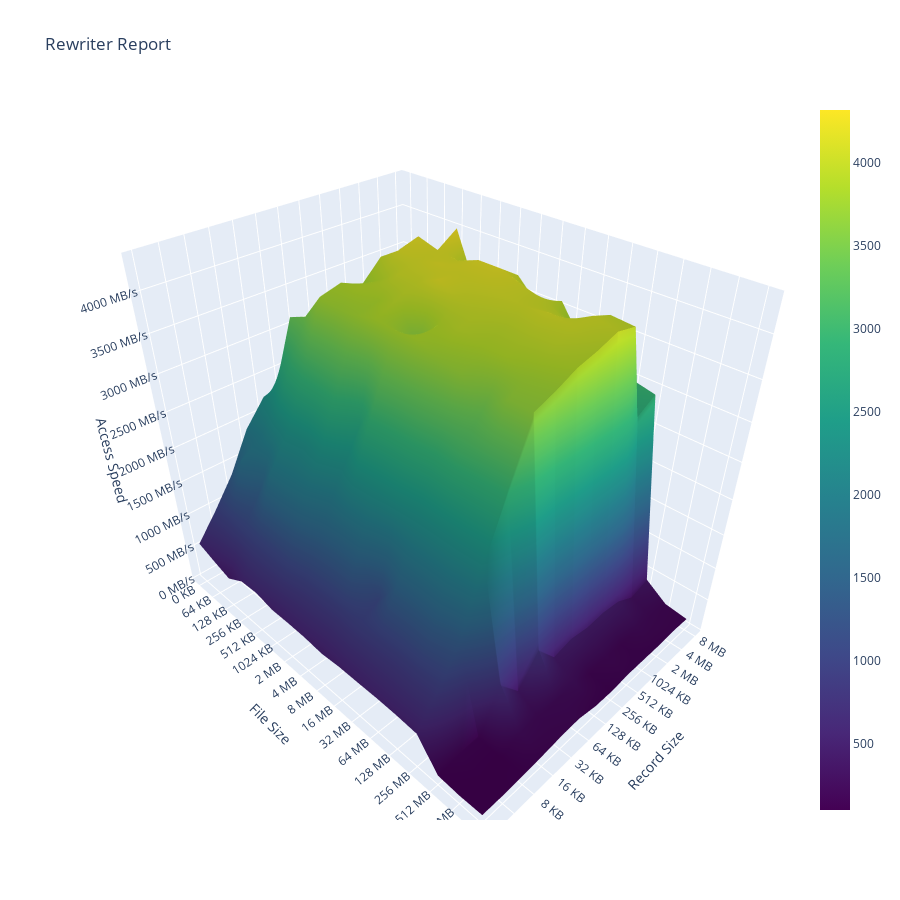

Here is the notebook cell this chart was saved with:
### Code cell
rewriter_report_data = """586352	886494	1421755	1330167	1933893								
609522	976473	1377278	1911894	2248149	1967960							
507966	991629	1755037	1952947	2509882	3326279	3123106						
416598	1038532	1438555	2152206	2860238	3437042	3346002	3409755					
567906	1053512	1885572	2311849	3020783	3778101	3849207	3735385	3984917				
586792	1055688	1870302	2240576	3061485	3730203	3885431	3878414	4146110	4221501			
522378	1068346	1810922	2354114	3088901	3761900	3828122	4043458	4112175	4145915	4315676		
528036	972790	1622440	2154106	2639036	3822503	3938618	4043365	4168957	4106182	3683582	3449493	
522900	940090	1572679	2406919	3138620	3807636	3546298	4169920	4131065	4201020	2858332	3424705	3175898
493582	925335	1575776	2356036	3082917	3820847	3866857	4049849	4119649	4200481	4030018	3298919	3159312
521094	953183	1094199	2324375	3065172	3729595	3947477	4000970	4094478	4112488	3776843	3220113	3140822
524703	936180	1517774	2249467	2991562	3677350	3854937	3949031	4068052	4034970	3927954	3086438	3055933
532121	914423	1514537	2265269	3060466	3410323	3847637	3963706	4106657	3923075	3557543	3214995	3056467
527347	929148	1538914	2285295	3007220	3648282	3767794	3955876	4058115	4071377	3977419	2932407	2982823
508062	906468	1367063	2259930	2975461	3637629	3733340	3854095	3919178	4008749	3954623	2769826	2924050
122595	143041	146635	738249	387257	790704	437729	506366	460683	487395	450608	306161	397344
101329	114687	108218	242689	213627	226846	270707	158524	200848	163271	226768	203609	192689
109960	109202	125072	147885	180213	194197	134281	124424	153042	150904	146624	163799	152594
"""
rewriter_report_fig = plot_report(rewriter_report_data, 'Rewriter Report')
rewriter_report_fig.show()
